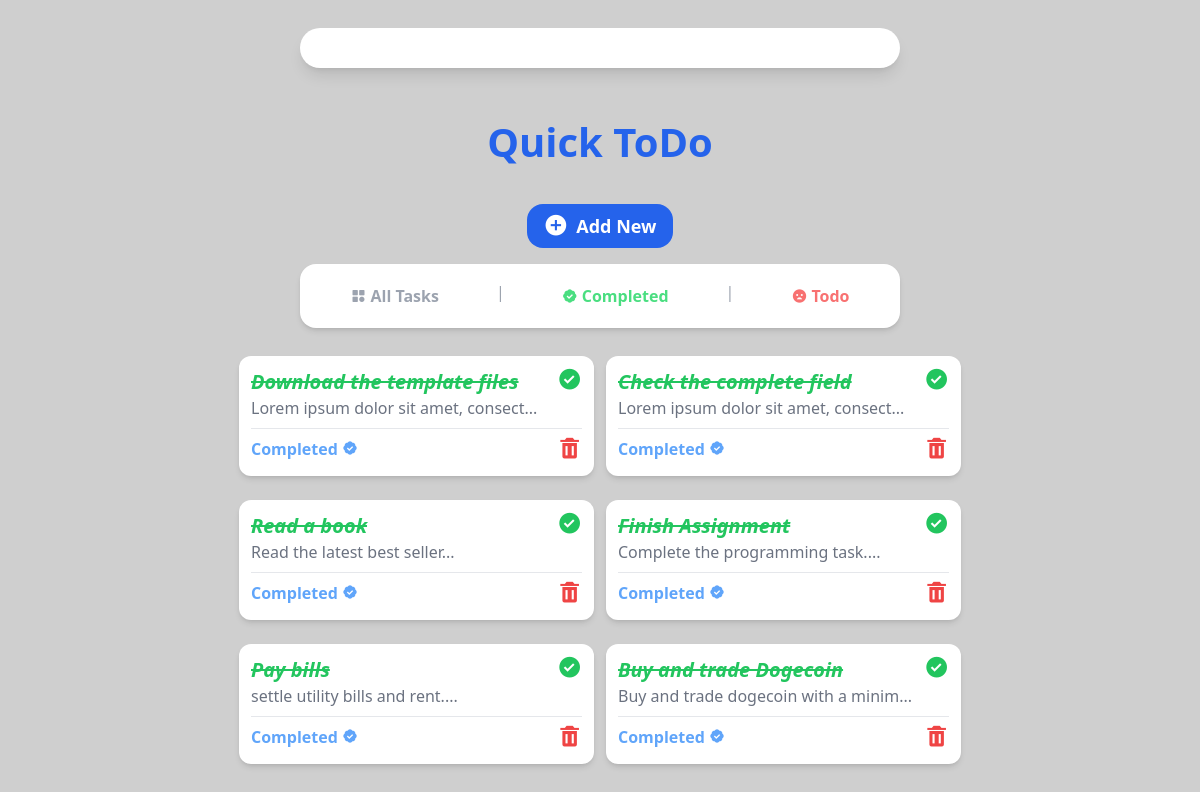
The page /completed on the database as committed earlier.
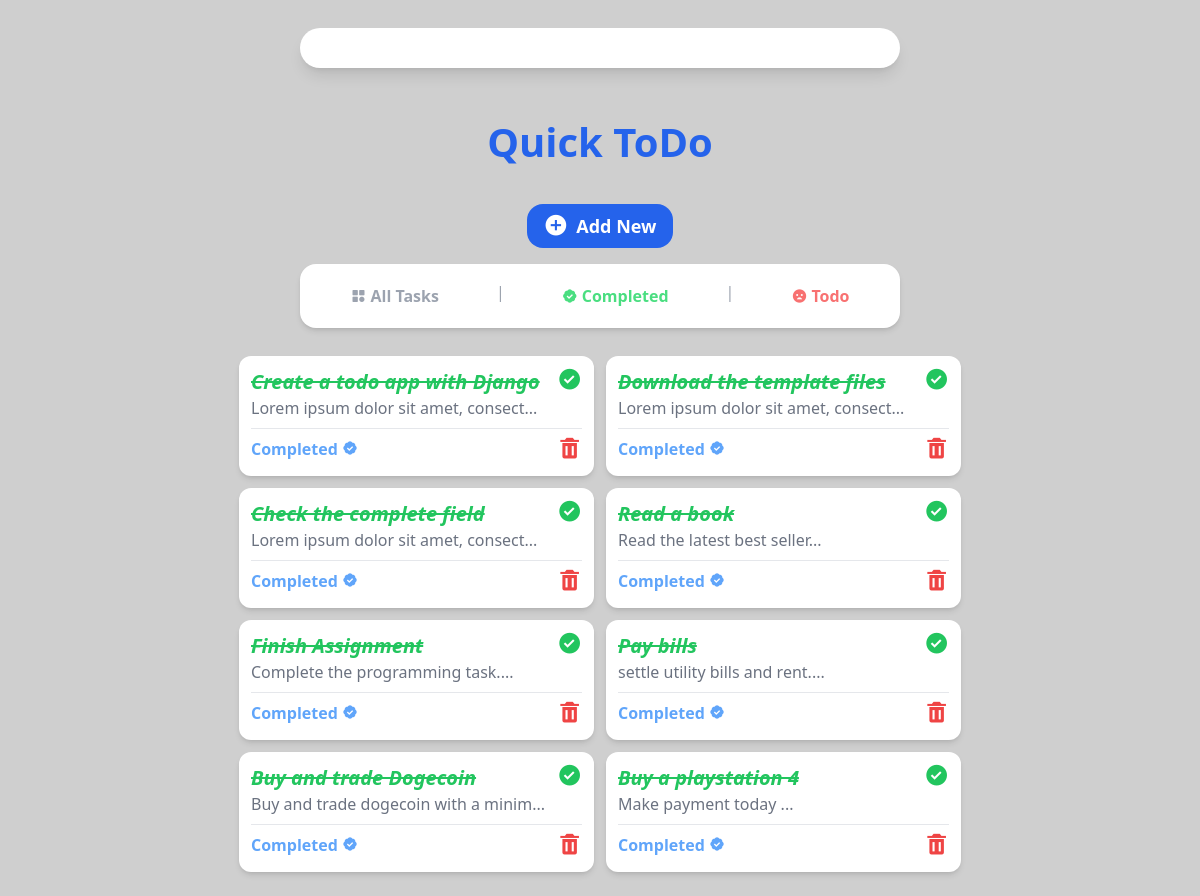
The same page on the database as committed later.
### tasks/models.py (models this page shows, shortened)
class Task(models.Model):
    title = models.CharField(max_length=35)
    description = models.TextField(null=True, blank=True)
    due_date = models.DateField()
    due_time = models.TimeField()
    completed = models.BooleanField(default=False)

### tasks/views.py (the view)
# urls.py: path("completed", views.completed, name="completed"),
def completed(request):
    completed_tasks = Task.objects.filter(completed=True)
    return render(request, "completed.html", {'tasks': completed_tasks,} )

### tasks/templates/completed.html
{% include 'base.html' %}
{% include 'completed_nav.html' %}
{% block content %}
    <section
      class="flex flex-1 flex-wrap justify-center gap-3 bg-[#fff0] w-10/12 md:w-11/12 h-full mb-3 rounded-2xl p-3 overflow-y-auto scrollbar-hide"
    >
      {% for task in tasks %}
      <div
        class="w-[355px] flex flex-col shadow-md bg-white h-[120px] rounded-xl p-3"
      >
        <div class="flex flex-row justify-between">
          <div>
            <a href="{% url 'task_detail' task.id %}">
              <h1
                class="text-green-500 font-semibold text-xl italic line-through"
              >
              {{ task.title }}
              </h1>
            </a>
            <p class="text-gray-500 text-md">
              {{ task.description | slice:":35"}}...
            </p>
          </div>
          <a href="{% url 'toggle_completed' task.id %}">
            <i class="bx bxs-check-circle bx-sm text-green-500"></i>
          </a>
        </div>
        <hr class="border-t border-gray-200 my-2" />
        <div class="flex flex-row justify-between">
          <h2 class="text-blue-400 font-bold">
            Completed <i class="bx bxs-badge-check"></i>
          </h2>
          <a href="{% url 'delete' task.id %}">
            <i class="bx bxs-trash bx-sm text-red-500"></i>
          </a>
        </div>
      </div>
      {% endfor %}
    </section>
    {% endblock content %}

Rows that differ between the two databases and show on the page:
now on this page (row edited): Task: title "Create a todo app with Django", description "Lorem ipsum dolor sit amet, consect"
added Task: title "Buy a playstation 4", description "Make payment today"
